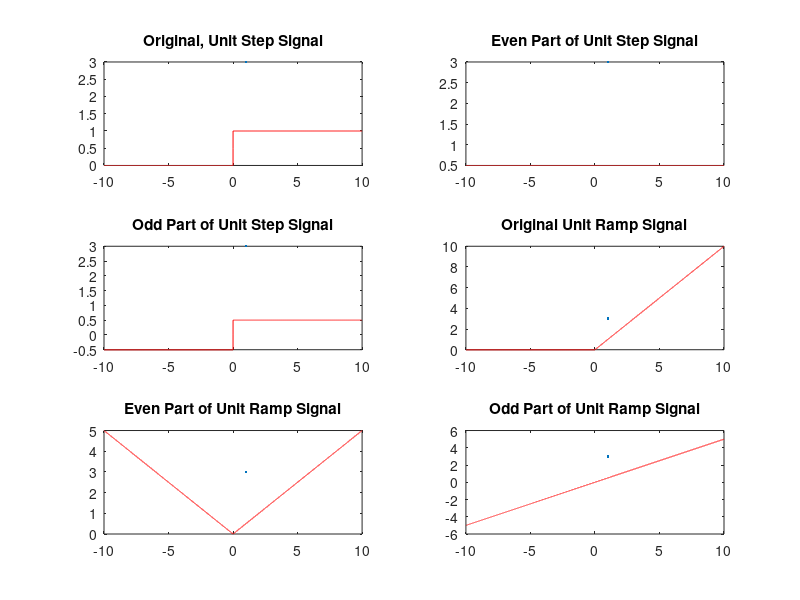

This chart was generated by the following MATLAB code:
%% Write a MATLAB program to find the odd and even parts of a signal.
% Odd => f(t) = -f(-t)
% Even => f(t) = f(-t)
% f(t) = f ke odd parts + f ke even parts
% f ke even parts = (f(t) + f(-t)) / 2 
% f ke odd parts = (f(t) - f(-t)) /2 

clear;
close all;
clc;

%% Unit step functions:

t = -10 : 10e-4 : 10;
unit_step_signal = zeros(1, 1:length(i));

for i = 1:length(t)
    if t(i) < 0
        unit_step_signal(i) = 0;
    elseif t(i) == 0
            unit_step_signal(i) = 1/2;
    else 
        unit_step_signal(i) = 1;

    end
end
len = length(unit_step_signal);
mid = floor(len/2) + 1;

signal_negative_part = unit_step_signal(1:mid-1);
signal_positive_part = unit_step_signal(mid:end);

reversed_signal = flip(unit_step_signal);

signal_even = (unit_step_signal + reversed_signal) / 2;
signal_odd = (unit_step_signal - reversed_signal) / 2;

%% Unit Ramp Signal

unit_ramp_signal = zeros(1, 1:length(i));

for i = 1:length(t)
    if t(i) < 0
        unit_ramp_signal(i) = 0;
    else 
        unit_ramp_signal(i) = t(i);

    end
end
len = length(unit_ramp_signal);
mid = floor(len/2) + 1;

signal_negative_part_ramp = unit_ramp_signal(1:mid-1);
signal_positive_part_ramp = unit_ramp_signal(mid:end);

reversed_signal_ramp = flip(unit_ramp_signal);

signal_even_ramp = (unit_ramp_signal + reversed_signal_ramp) / 2;
signal_odd_ramp = (unit_ramp_signal - reversed_signal_ramp) / 2;

%%

figure
subplot(3,2, 2)
plot(t, signal_even, 'r', LineWidth=3)
title('Even Part of Unit Step Signal')

subplot(3,2,3)
plot(t, signal_odd, 'r', LineWidth=3)
title('Odd Part of Unit Step Signal')

subplot(3,2,1)
plot(t, unit_step_signal, 'r', LineWidth=3)
title('Original, Unit Step Signal')


subplot(3,2, 5)
plot(t, signal_even_ramp, 'r', LineWidth=3)
title('Even Part of Unit Ramp Signal')

subplot(3,2,6)
plot(t, signal_odd_ramp, 'r', LineWidth=3)
title('Odd Part of Unit Ramp Signal')

subplot(3,2,4)
plot(t, unit_ramp_signal, 'r', LineWidth=3)
title('Original Unit Ramp Signal')
